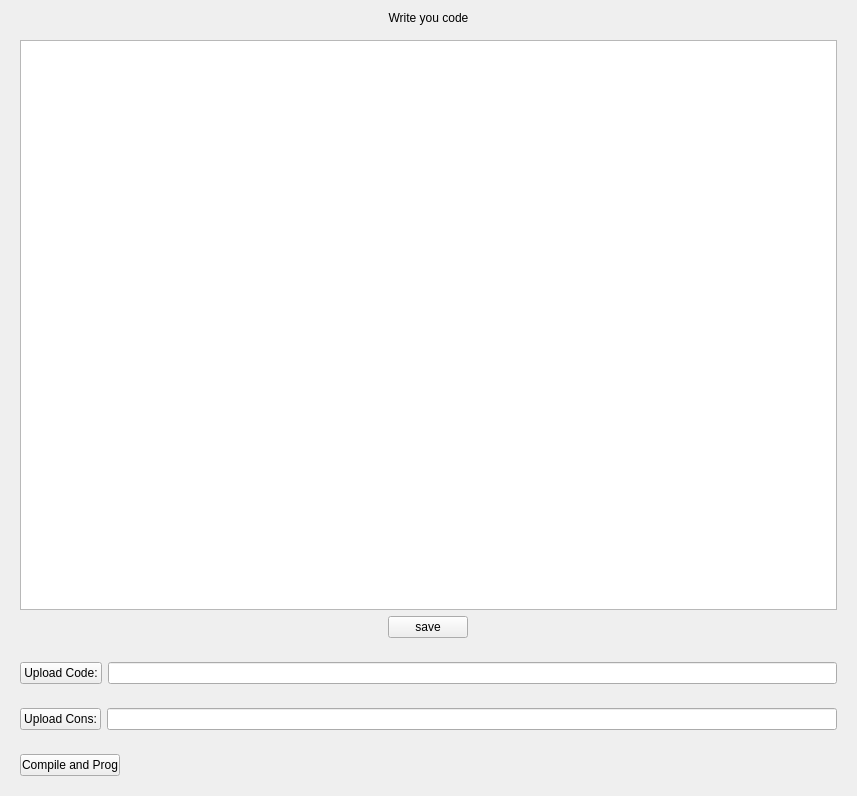
<?xml version="1.0" encoding="UTF-8"?>
<ui version="4.0">
 <class>Form</class>
 <widget class="QWidget" name="Form">
  <property name="geometry">
   <rect>
    <x>0</x>
    <y>0</y>
    <width>857</width>
    <height>796</height>
   </rect>
  </property>
  <property name="windowTitle">
   <string>Form</string>
  </property>
  <layout class="QVBoxLayout" name="verticalLayout">
   <item>
    <widget class="QLabel" name="label">
     <property name="text">
      <string>Write you code</string>
     </property>
     <property name="alignment">
      <set>Qt::AlignCenter</set>
     </property>
    </widget>
   </item>
   <item>
    <widget class="QWidget" name="widget_4" native="true">
     <layout class="QVBoxLayout" name="verticalLayout_2">
      <item>
       <widget class="QPlainTextEdit" name="plainTextEdit"/>
      </item>
      <item alignment="Qt::AlignHCenter">
       <widget class="QPushButton" name="saveButton">
        <property name="maximumSize">
         <size>
          <width>100</width>
          <height>16777215</height>
         </size>
        </property>
        <property name="layoutDirection">
         <enum>Qt::LeftToRight</enum>
        </property>
        <property name="text">
         <string>save</string>
        </property>
       </widget>
      </item>
     </layout>
    </widget>
   </item>
   <item>
    <widget class="QWidget" name="widget_2" native="true">
     <property name="minimumSize">
      <size>
       <width>0</width>
       <height>40</height>
      </size>
     </property>
     <layout class="QHBoxLayout" name="horizontalLayout_2">
      <item>
       <widget class="QPushButton" name="uploadCode">
        <property name="text">
         <string>Upload Code:</string>
        </property>
       </widget>
      </item>
      <item>
       <widget class="QLineEdit" name="codePath"/>
      </item>
     </layout>
    </widget>
   </item>
   <item>
    <widget class="QWidget" name="widget_3" native="true">
     <property name="minimumSize">
      <size>
       <width>0</width>
       <height>40</height>
      </size>
     </property>
     <layout class="QHBoxLayout" name="horizontalLayout_3">
      <item>
       <widget class="QPushButton" name="uploadCon">
        <property name="text">
         <string>Upload Cons:</string>
        </property>
       </widget>
      </item>
      <item>
       <widget class="QLineEdit" name="conPath"/>
      </item>
     </layout>
    </widget>
   </item>
   <item>
    <widget class="QWidget" name="widget" native="true">
     <property name="minimumSize">
      <size>
       <width>0</width>
       <height>40</height>
      </size>
     </property>
     <layout class="QHBoxLayout" name="horizontalLayout">
      <item alignment="Qt::AlignLeft">
       <widget class="QPushButton" name="compileButton">
        <property name="maximumSize">
         <size>
          <width>100</width>
          <height>16777215</height>
         </size>
        </property>
        <property name="text">
         <string>Compile and Prog</string>
        </property>
       </widget>
      </item>
     </layout>
    </widget>
   </item>
  </layout>
 </widget>
 <resources/>
 <connections/>
</ui>
